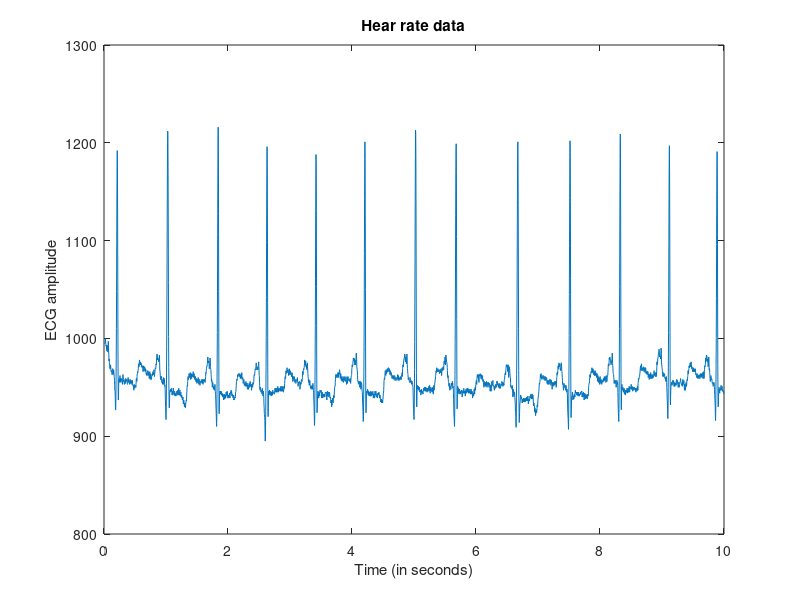

Here is the MATLAB script that generated this plot:
%clear stuff
clf
clear
clc

%Load the ECG data
EKG = load('sensor_data.mat');

EKG_1 = EKG.val(1,:);
EKG_2 = EKG.val(2,:);

%time step vector
ts = (0:10/length(EKG_1):10-10/length(EKG_1));

%plot data
plot(ts, EKG_1)
hold on;

title('Hear rate data')
xlabel('Time (in seconds)')
ylabel('ECG amplitude')

%[PkAmp, PkTime] = findpeaks(Displacement)
[PkAmp, PkTime] = findpeaks(EKG_1, 'MinPeakHeight', 1100);
Actual_Time = PkTime/length(EKG_1);